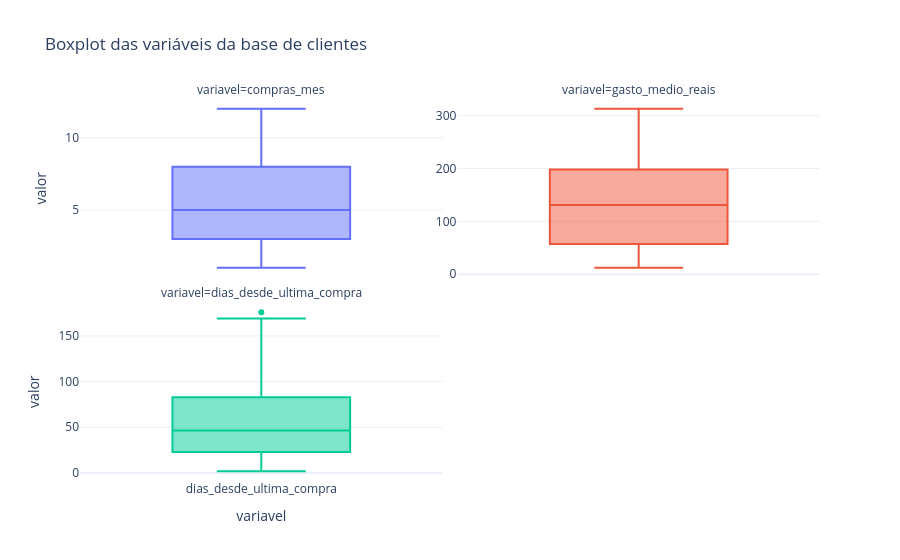

The notebook cell this image was saved under:
### Markdown cell above
Esta célula cria um boxplot para visualizar possíveis outliers nas variáveis usadas na segmentação de clientes. A validação anterior calcula a quantidade de outliers pelo método IQR, mas o gráfico mostra a distribuição de forma mais fácil de explicar. Aqui os pontos individuais foram ocultados para manter o gráfico mais limpo, mostrando apenas caixa, mediana e bigodes de cada variável. Como K-Means usa distância, valores muito fora do padrão podem puxar os centroides e distorcer os grupos.

### Code cell
colunas_numericas_clientes = ['compras_mes', 'gasto_medio_reais', 'dias_desde_ultima_compra']

dados_boxplot_clientes = base_clientes.melt(
    value_vars=colunas_numericas_clientes,
    var_name='variavel',
    value_name='valor',
)

figura_boxplot_clientes = px.box(
    dados_boxplot_clientes,
    x='variavel',
    y='valor',
    color='variavel',
    points='outliers',
    facet_col='variavel',
    facet_col_wrap=2,
    title='Boxplot das variáveis da base de clientes',
)
figura_boxplot_clientes.update_yaxes(matches=None, showticklabels=True)
figura_boxplot_clientes.update_xaxes(matches=None)
figura_boxplot_clientes.update_layout(template='plotly_white', showlegend=False)
figura_boxplot_clientes.show()

### Figure 1 — Plotly figure (JSON) as saved in the notebook; plotly's stock layout.template omitted (floating-point values rounded to 4 significant figures; data arrays with more than 128 entries replaced by an {"elided": "..."} marker saying what was removed)
{"data": [{"alignmentgroup": "True", "boxpoints": "outliers", "hovertemplate": "variavel=%{x}<br>valor=%{y}<extra></extra>", "legendgroup": "compras_mes", "marker": {"color": "#636efa"}, "name": "compras_mes", "notched": false, "offsetgroup": "compras_mes", "orientation": "v", "showlegend": true, "type": "box", "x": {"elided": "200 str values"}, "x0": " ", "xaxis": "x3", "y": {"elided": "200 int values"}, "y0": " ", "yaxis": "y3"}, {"alignmentgroup": "True", "boxpoints": "outliers", "hovertemplate": "variavel=%{x}<br>valor=%{y}<extra></extra>", "legendgroup": "gasto_medio_reais", "marker": {"color": "#EF553B"}, "name": "gasto_medio_reais", "notched": false, "offsetgroup": "gasto_medio_reais", "orientation": "v", "showlegend": true, "type": "box", "x": {"elided": "200 str values"}, "x0": " ", "xaxis": "x4", "y": {"elided": "200 int values"}, "y0": " ", "yaxis": "y4"}, {"alignmentgroup": "True", "boxpoints": "outliers", "hovertemplate": "variavel=%{x}<br>valor=%{y}<extra></extra>", "legendgroup": "dias_desde_ultima_compra", "marker": {"color": "#00cc96"}, "name": "dias_desde_ultima_compra", "notched": false, "offsetgroup": "dias_desde_ultima_compra", "orientation": "v", "showlegend": true, "type": "box", "x": {"elided": "200 str values"}, "x0": " ", "xaxis": "x", "y": {"elided": "200 int values"}, "y0": " ", "yaxis": "y"}], "layout": {"annotations": [{"font": {}, "showarrow": false, "text": "variavel=dias_desde_ultima_compra", "x": 0.245, "xanchor": "center", "xref": "paper", "y": 0.465, "yanchor": "bottom", "yref": "paper"}, {"font": {}, "showarrow": false, "text": "variavel=compras_mes", "x": 0.245, "xanchor": "center", "xref": "paper", "y": 1.0, "yanchor": "bottom", "yref": "paper"}, {"font": {}, "showarrow": false, "text": "variavel=gasto_medio_reais", "x": 0.755, "xanchor": "center", "xref": "paper", "y": 1.0, "yanchor": "bottom", "yref": "paper"}], "boxmode": "overlay", "legend": {"title": {"text": "variavel"}, "tracegroupgap": 0}, "showlegend": false, "title": {"text": "Boxplot das variáveis da base de clientes"}, "xaxis": {"anchor": "y", "categoryarray": ["compras_mes", "gasto_medio_reais", "dias_desde_ultima_compra"], "categoryorder": "array", "domain": [0, 0.49], "title": {"text": "variavel"}}, "xaxis2": {"anchor": "y2", "categoryarray": ["compras_mes", "gasto_medio_reais", "dias_desde_ultima_compra"], "categoryorder": "array", "domain": [0.51, 1], "title": {"text": "variavel"}}, "xaxis3": {"anchor": "y3", "domain": [0, 0.49], "showticklabels": false}, "xaxis4": {"anchor": "y4", "domain": [0.51, 1], "showticklabels": false}, "yaxis": {"anchor": "x", "domain": [0, 0.465], "showticklabels": true, "title": {"text": "valor"}}, "yaxis2": {"anchor": "x2", "domain": [0, 0.465], "showticklabels": true}, "yaxis3": {"anchor": "x3", "domain": [0.535, 1.0], "showticklabels": true, "title": {"text": "valor"}}, "yaxis4": {"anchor": "x4", "domain": [0.535, 1.0], "showticklabels": true}}}
